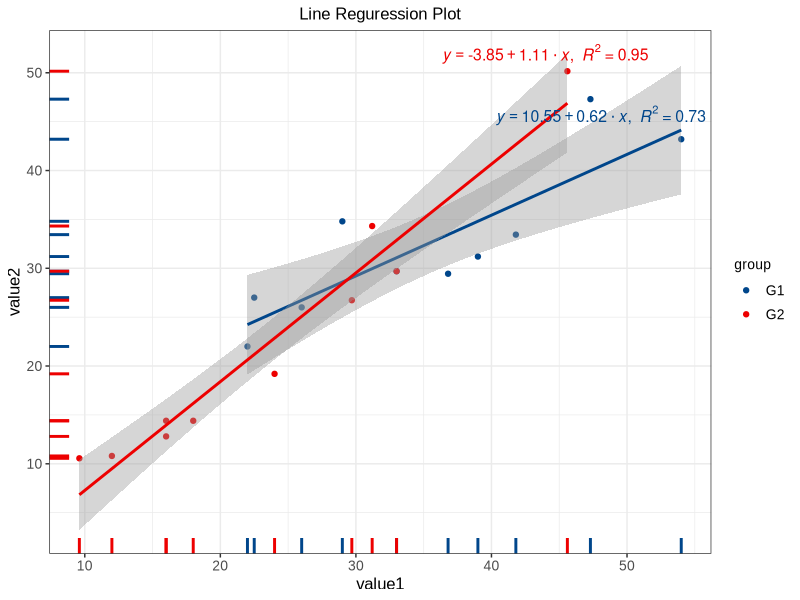

Write the R code that produced this figure.
## ---- chunk 1
# 安装包
if (!requireNamespace("ggrepel", quietly = TRUE)) {
  install.packages("ggrepel")
}
if (!requireNamespace("ggplot2", quietly = TRUE)) {
  install.packages("ggplot2")
}

# 加载包
library(ggrepel)
library(ggplot2)
## ---- chunk 2
# 加载数据
data <- read.delim("files/Hiplot/094-line-regression-data.txt", header = T)

# 整理数据格式
data$group <- factor(data$group, levels = unique(data$group))

# 查看数据
head(data)
## ---- chunk 3
#| label: fig-1line-regression
#| fig-cap: "线性回归"
#| out.width: "95%"
#| fig-height: 4
#| fig-width: 5
#| warning: false
#| error: false
#| message: false

# 线性回归
## 定义方程
equation <- function(x, add_p = FALSE) {
  xs <- summary(x)
  lm_coef <- list(
    a = as.numeric(round(coef(x)[1], digits = 2)),
    b = as.numeric(round(coef(x)[2], digits = 2)),
    r2 = round(xs$r.squared, digits = 2),
    pval = xs$coef[2, 4] 
  )
  if (add_p) {
    lm_eq <- substitute(italic(y) == a + b %.% italic(x) * "," ~ ~
  italic(R)^2 ~ "=" ~ r2 * "," ~ ~ italic(p) ~ "=" ~ pval, lm_coef)
  } else {
    lm_eq <- substitute(italic(y) == a + b %.% italic(x) * "," ~ ~
  italic(R)^2 ~ "=" ~ r2, lm_coef)
  }
  as.expression(lm_eq)
}
## 绘图
p <- ggplot(data, aes(x = value1, y = value2, colour = group)) +
  geom_point(show.legend = TRUE) +
  geom_smooth(method = "lm", se = T, show.legend = F) +
  geom_rug(sides = "bl", size = 1, show.legend = F) +
  scale_color_manual(values = c("#00468BFF","#ED0000FF")) +
  ggtitle("Line Reguression Plot") +
  theme_bw() +
  theme(text = element_text(family = "Arial"),
        plot.title = element_text(size = 12, hjust = 0.5),
        axis.title = element_text(size = 12),
        axis.text = element_text(size = 10),
        axis.text.x = element_text(angle = 0, hjust = 0.5,vjust = 1),
        legend.position = "right",
        legend.direction = "vertical",
        legend.title = element_text(size = 10),
        legend.text = element_text(size = 10))
  
## 使用 ggrepel 为每个组添加注释
repels <- rep("", nrow(data))
for (g in unique(data$group)) {
  fit <- lm(value2 ~ value1, data = data[data$group == g, ])
  v <- max(data[data$group == g, "value2"])
  repels[which(data$value2 == v)[1]] <- equation(fit, add_p = F)
}
p <- p + geom_text_repel(
  data = data,
  label = repels,
  size = 4,
  force = 5,
  label.padding = 5,
  na.rm = TRUE,
  min.segment.length = 100,
  show.legend = FALSE,
  nudge_x = 0,
  nudge_y = 0
  )

p
